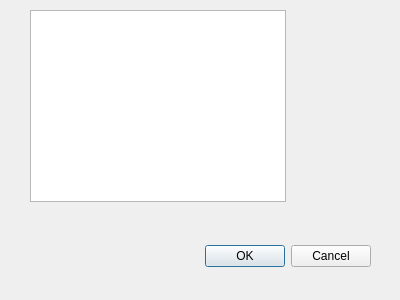
<?xml version="1.0" encoding="UTF-8"?>
<ui version="4.0">
 <class>Dialog</class>
 <widget class="QDialog" name="Dialog">
  <property name="geometry">
   <rect>
    <x>0</x>
    <y>0</y>
    <width>400</width>
    <height>300</height>
   </rect>
  </property>
  <property name="windowTitle">
   <string>Dialog</string>
  </property>
  <widget class="QDialogButtonBox" name="buttonBox">
   <property name="geometry">
    <rect>
     <x>30</x>
     <y>240</y>
     <width>341</width>
     <height>32</height>
    </rect>
   </property>
   <property name="orientation">
    <enum>Qt::Orientation::Horizontal</enum>
   </property>
   <property name="standardButtons">
    <set>QDialogButtonBox::StandardButton::Cancel|QDialogButtonBox::StandardButton::Ok</set>
   </property>
  </widget>
  <widget class="QTableView" name="tableView">
   <property name="geometry">
    <rect>
     <x>30</x>
     <y>10</y>
     <width>256</width>
     <height>192</height>
    </rect>
   </property>
  </widget>
 </widget>
 <resources/>
 <connections>
  <connection>
   <sender>buttonBox</sender>
   <signal>accepted()</signal>
   <receiver>Dialog</receiver>
   <slot>accept()</slot>
   <hints>
    <hint type="sourcelabel">
     <x>248</x>
     <y>254</y>
    </hint>
    <hint type="destinationlabel">
     <x>157</x>
     <y>274</y>
    </hint>
   </hints>
  </connection>
  <connection>
   <sender>buttonBox</sender>
   <signal>rejected()</signal>
   <receiver>Dialog</receiver>
   <slot>reject()</slot>
   <hints>
    <hint type="sourcelabel">
     <x>316</x>
     <y>260</y>
    </hint>
    <hint type="destinationlabel">
     <x>286</x>
     <y>274</y>
    </hint>
   </hints>
  </connection>
 </connections>
</ui>
